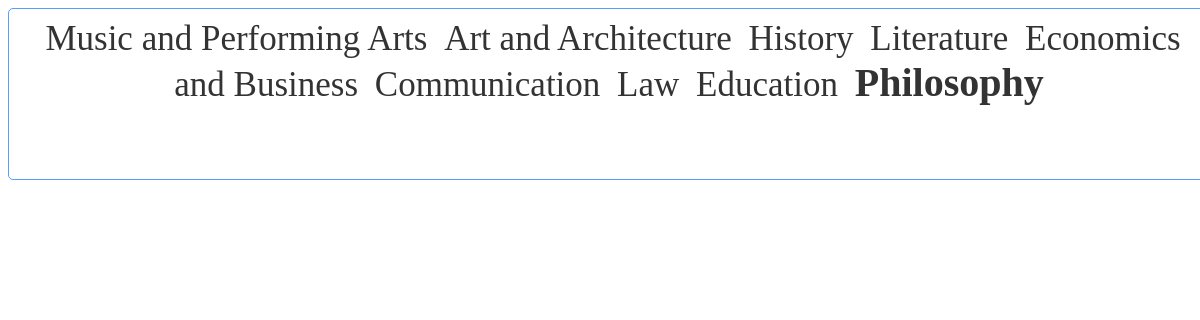
Screenshot of /fronts/tagCloud.php with the database file from the repository.
### tables this page shows
CREATE TABLE IF NOT EXISTS `category` (
  `category_id` int(11) NOT NULL AUTO_INCREMENT,
  `category_name` varchar(255) DEFAULT NULL,
  `counter` int(11) NOT NULL DEFAULT '1',
  `last_search` timestamp NOT NULL DEFAULT CURRENT_TIMESTAMP,
  PRIMARY KEY (`category_id`)
);

### fronts/tagCloud.php (the view, shortened to what this page needs)
<?php
    $terms = array();
    $maximum = 0;
    $query = mysql_query("SELECT category_name, counter FROM category ORDER BY counter DESC LIMIT 30");
    while ($row = mysql_fetch_array($query)) {
        $term = $row['category_name'];
        $counter = $row['counter'];
        if ($counter > $maximum) {
            $maximum = $counter;
        }
        $terms[] = array('term' => $term, 'counter' => $counter);
    }
    shuffle($terms);
?>
<!DOCTYPE html>
<html>
    <head>
    </head>
    <body>
        <div id="tagcloud">
            <?php
            foreach ($terms as $term):
                $percent = floor(($term['counter'] / $maximum) * 100);
                if ($percent < 10):
                    $class = 'smallest';
                elseif ($percent >= 10 and $percent < 30):
                    $class = 'small';
                elseif ($percent >= 30 and $percent < 50):
                    $class = 'medium';
                elseif ($percent >= 50 and $percent < 70):
                    $class = 'large';
                else:
                    $class = 'largest';
                endif;
            ?>
            <span class="<?php echo $class; ?>">
                <a href="search.php?search=<?php echo urlencode($term['term']); ?>&category=All"><?php echo $term['term']; ?></a>
            </span>
            <?php endforeach; ?>
        </div>
    </body>
</html>

### fronts/tagCloud.php (style rules this page uses)
#tagcloud { width: 100%; min-height: 150px; background: white; color:#0066FF; padding: 10px; border: 1px solid #559DFF; text-align:center; -moz-border-radius: 4px; -webkit-border-radius: 4px; border-radius: 5px; font-family: 'Segoe UI Semilight'; margin-bottom: 20px; }
#tagcloud a:link, #tagcloud a:visited { text-decoration:none; color: #333; }
#tagcloud span { padding: 4px; }
#tagcloud .medium { font-size: 35px; }
#tagcloud .largest { font-weight: bold; font-size: 40px; }

### rows the page displays
category: category_name "Music and Performing Arts"
category: category_name "Art and Architecture"
category: category_name "History"
category: category_name "Literature"
category: category_name "Economics and Business"
category: category_name "Communication"
category: category_name "Law"
category: category_name "Education"
category: category_name "Philosophy"
